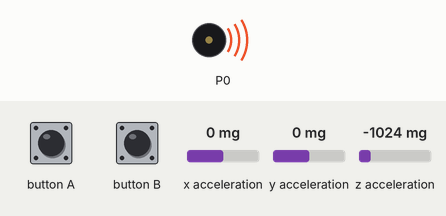
Bench run of a program on a simulated BBC micro:bit (MakeCode). Parts: buzzer (waves = sounding). The test bench sets the inputs (shaded band); at power-on: x acceleration 0 mg, y acceleration 0 mg, z acceleration -1024 mg.

Above: at 0.2 s.
Timing chart, 0 to 3.0 s (numbered marks = the images above):
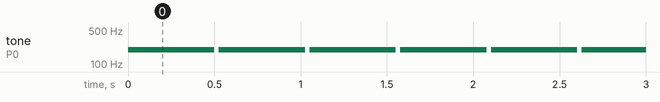

The program:

main.ts
```typescript
let x = 0
let y = 0
let z = 0
function 이동방향측정 () {
    x = input.acceleration(Dimension.X)
    y = input.acceleration(Dimension.Y)
    z = input.acceleration(Dimension.Z)
}
function 스윙 () {
    if (y <= 0) {
        music.playTone(165, music.beat(BeatFraction.Whole))
    } else if (y > 0) {
        music.playTone(330, music.beat(BeatFraction.Whole))
    }
}
function 빠빠빠 () {
    if (z <= 0) {
        music.playTone(196, music.beat(BeatFraction.Whole))
    } else if (z > 0) {
        music.playTone(392, music.beat(BeatFraction.Whole))
    }
}
function 소리발생방법_결정 () {
    if (input.buttonIsPressed(Button.A)) {
        줄다리기()
    } else if (input.buttonIsPressed(Button.B)) {
        스윙()
    } else {
        빠빠빠()
    }
}
function 줄다리기 () {
    if (x <= 0) {
        music.playTone(131, music.beat(BeatFraction.Whole))
    } else if (x > 0) {
        music.playTone(262, music.beat(BeatFraction.Whole))
    }
}
basic.forever(function () {
    이동방향측정()
    소리발생방법_결정()
})
```

test.ts
```typescript
// 테스트는 여기로 이동합니다; 이 패키지가 확장으로 사용될 때 컴파일되지 않을 것 입니다.
```

Measured:
- by itself, tone on P0: alternates 196 Hz for 0.50 s and silent for 0.03 s
